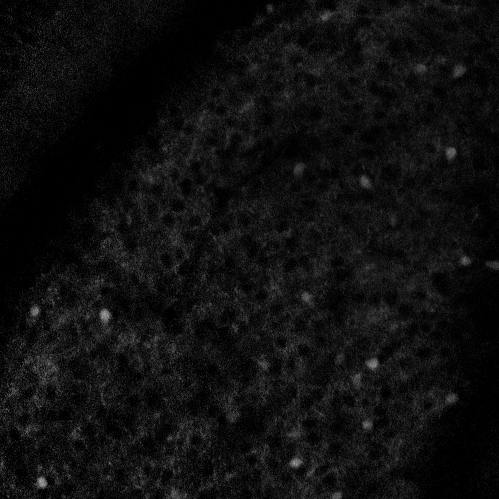
#> input picture TestSection/Stitched_Z280.tif, 998 x 998 px (shown at 1/2 size); its folder holds only this picture in this run
$ python cctn_v2.py   (Python 2 division)   (older library calls are emulated)
#> lines starting #> are read from the running program, lines starting #| are printed output that depends on the picture; after the words box and inside, x2 and y2 are one past the last pixel; in counts of white or black regions, pixels touching at a corner belong together
### cctn/filters/rollingballfilt.py
import numpy as np
import scipy.ndimage as ndi
from scipy.ndimage._ni_support import _normalize_sequence

def rolling_ball_filter(data, ball_radius, spacing=None, top=False, **kwargs):
    """Rolling ball filter implemented with morphology operations

    This implenetation is very similar to that in ImageJ and uses a top hat transform
    with a ball shaped structuring element
    https://en.wikipedia.org/wiki/Top-hat_transform

    Parameters
    ----------
    data : ndarray type uint8
        image data (assumed to be on a regular grid)
    ball_radius : float
        the radius of the ball to roll
    spacing : int or sequence
        the spacing of the image data
    top : bool
        whether to roll the ball on the top or bottom of the data
    kwargs : key word arguments
        these are passed to the ndimage morphological operations

    Returns
    -------
    data_nb : ndarray
        data with background subtracted as uint8
    bg : ndarray
        background that was subtracted from the data
    """
    data = data.astype(np.int16)
    ndim = data.ndim
    if spacing is None:
        spacing = _normalize_sequence(1, ndim)
    else:
        spacing = _normalize_sequence(spacing, ndim)

    radius = np.asarray(_normalize_sequence(ball_radius, ndim))
    mesh = np.array(np.meshgrid(*[np.arange(-r, r + s, s) for r, s in zip(radius, spacing)], indexing="ij"))
    structure = 2 * np.sqrt(2 - ((mesh / radius.reshape(-1, *((1,) * ndim)))**2).sum(0))
    structure[~np.isfinite(structure)] = 0
    if not top:
        # ndi.white_tophat(y, structure=structure, output=background)
        background = ndi.grey_erosion(data, structure=structure, **kwargs)
        background = ndi.grey_dilation(background, structure=structure, **kwargs)
    else:
        # ndi.black_tophat(y, structure=structure, output=background)
        background = ndi.grey_dilation(data, structure=structure, **kwargs)
        background = ndi.grey_erosion(background, structure=structure, **kwargs)

    data_corr = data - background
    data_corr[data_corr<0] = 0

    return data_corr.astype(np.uint8), background.astype(np.uint8)

### cctn/filters/circthresh.py
#============================================================================================
# Circularity Based Thresholding Function
# Author: Gerald M
#
# This function returns the threshold at which the image has the highest mean circularity.
#============================================================================================

import scipy.ndimage
from scipy.optimize import curve_fit
import numpy as np
import math, csv
from multiprocessing import Pool, cpu_count, Array, Manager
from functools import partial
from skimage.measure import regionprops, label
from PIL import Image
import matplotlib.pyplot as plt

def func(x, a, x0, sigma):
    return a*np.exp(-(x-x0)**2/(2*sigma**2))

def circularity(thresh, A, SIZE):
    A_thresh = (A>thresh).astype(int)
    A_thresh = scipy.ndimage.morphology.binary_fill_holes(A_thresh).astype(int)

    #Image.fromarray(A_thresh.astype(float)).save('/Users/gm515/Desktop/temp/circ/'+str(thresh)+'.tif')

    A_label = label(A_thresh, connectivity=A_thresh.ndim)

    # Find circularity
    circfunc = lambda r: (4 * math.pi * r.area) / (r.perimeter * r.perimeter)

    circ = [circfunc(region) for region in regionprops(A_label) if region.area>SIZE and region.area<SIZE*10 and region.perimeter>0]

    if len(circ)>0:
        return np.mean(np.array(circ))
    else:
        return 0.

def circthresh(A,SIZE,THRESHLIM):
    thresh_int = 2
    thresh_all = np.arange(np.min(A),np.max(A),thresh_int)

    # Get mean circularity
    pool = Pool(cpu_count())
    circ_all = np.squeeze(np.array([pool.map(partial(circularity, A=A, SIZE=SIZE), thresh_all)]), axis=0)
    pool.close()
    pool.join()

    # Fit a polynomial and find optimum threshold where circualrity measures are grater than 1
    # func = np.polyfit(thresh_all[circ_all>0], circ_all[circ_all>0], 2)
    # yfit = np.poly1d(func)
    # print yfit(thresh_all[circ_all>0])

    plot = False
    if plot:
        plt.figure()
        plt.plot(thresh_all, circ_all, 'xb')
        plt.plot(thresh_all[circ_all>0], yfit(thresh_all[circ_all>0]), '-r')
        plt.savefig('/Users/gm515/Desktop/test/fig.png')

    #T = thresh_all[np.where(yfit(thresh_all[circ_all>0]) == np.max(yfit(thresh_all[circ_all>0])))]
    T = thresh_all[np.argmax(circ_all>0.8)]

    # If threshold from fit is less than minimum threshold limit, set optimum threshold to minimum
    if T<THRESHLIM:
        T = THRESHLIM

    return T

### cctn/cctn_v2.py
#============================================================================================
# Cell Counting in Target Nuclei Script
# Author: Gerald M
#
# This script performs automated cell counting in anatomical structures of interest, or a
# a stack of TIFFs. It works by first determining an ideal threshold based on the circularity
# of objects. Then by tracking cells/objects over multiple layers to account for oversampling.
# The output provides a list of coordinates for identified cells. This should then be fed
# into the image predictor to confirm whether objects are cells or not.
#
# Version 2 - v2
# This version differes from original by removing all empty rows and columns to further
# crop each image. In addition, a rolling ball background subtration is used to remove
# uneven background and generally help the cell segmentation process.
#
# Instructions:
# 1) Go to the user defined parameters from roughly line 80
# 2) Make changes to those parameters as neccessary
# 3) Execute the code in a Python IDE
#============================================================================================

################################################################################
## Module import
################################################################################

import os, time, numpy, math, json, warnings, csv, sys, collections, cv2
import numpy as np
import nibabel as nib
import matplotlib.pyplot as plt
import scipy.misc as sc
import scipy.ndimage as ndimage
from filters.gaussmedfilt import gaussmedfilt
from filters.medfilt import medfilt
from filters.circthresh import circthresh
from skimage.measure import regionprops, label
from PIL import Image
from skimage import io
from natsort import natsorted
from filters.rollingballfilt import rolling_ball_filter

os.environ['TF_CPP_MIN_LOG_LEVEL']='2'
warnings.simplefilter('ignore', Image.DecompressionBombWarning)
Image.MAX_IMAGE_PIXELS = 1000000000

################################################################################
## Function definitions
################################################################################

def distance(a, b):
    return (a[0] - b[0])**2  + (a[1] - b[1])**2

# [30 lines left out: functions get_children, get_structure, not called in this run]

if __name__ == '__main__':
    ################################################################################
    ## User defined parameters - please fill in the parameters in this section only
    ################################################################################

    # Do you want to use a mask taken from a registered segmentation atlas
    mask = False

    # Do you want to perform over sampling correction?
    # Cells within a radius on successive images will be counted as one cell
    over_sample = True

    # The following is redundant and will be included when considering volume and density
    # xy_res = 10
    # z_res = 5

    # If you are using a mask, input the mask path and the structures you want to count within
    # E.g. 'LGd, LGv, IGL, RT'
    if mask:
        mask_path = '/mnt/TissueCyte80TB/181012_Gerald_KO/ko-Mosaic/SEGMENTATION_RES.tif'
        structure_list = 'LGd'#,LGv,IGL,RT,LP,VPM,VPL,APN,ZI,LD'

    # Input details for the cell morphology
    # Can be left as default values
    size = 85.
    radius = 12.

    # Input the directory path of the TIFF images for counting
    count_path = '../TestSection'

    # Of the images in the above directory, how many will be counted?
    # Number of files [None,None] for all, or [start,end] for specific range
    number_files = [None,None]

    # Do you want to use the custom donut median filter?
    use_medfilt = False

    # For the circularity threshold, what minimum background threshold should be set
    # You can estimate this by loading an image in ImageJ, perform a gaussian filter radius 3, then perform a rolling ball background subtraction radius 8, and choose a threshold which limits remaining background signal
    bg_thresh = 5

    ################################################################################
    ## Initialisation
    ################################################################################

    # Create directory to hold the counts in same folder as the images
    if not os.path.exists(count_path+'/counts'):
        os.makedirs(count_path+'/counts')

    # List of files to count
    count_files = []
    count_files += [each for each in os.listdir(count_path) if each.endswith('.tif')]
    count_files = natsorted(count_files)
    if number_files[0] != None:
        count_files = count_files[number_files[0]-1:number_files[1]]
    print 'Counting in files: '+count_files[0]+' to '+count_files[-1]

    ################################################################################
    ## Retrieving structures IDs
    ################################################################################

    if mask:
        #path = raw_input('NII/TIFF file path (drag-and-drop): ').rstrip()
        file, extension = os.path.splitext(mask_path)
        if extension == '.nii':
            seg = nib.load(mask_path).get_data()
        else:
            seg = io.imread(mask_path)
        print 'Loaded segmentation data'

    ids = []
    acr = []
    if mask:
        anno_file = json.load(open('2017_annotation_structure_info.json'))
        structure_list = [x.strip() for x in structure_list.lower().split(",")]
        for elem in structure_list:
            a, i = get_structure(anno_file['children'], elem)[1:]
            ids.extend(i)
            acr.extend(a)
    else:
        ids.extend('none')
        acr.extend('none')
    print 'Counting in structures: '+str(acr)

    ################################################################################
    ## Counting
    ################################################################################

    tstart = time.time()

    temp = Image.open(count_path+'/'+count_files[0])
#> temp is the input picture: PIL image 998x998 L; min 0, max 199, mean 15
    temp_size = temp.size
    temp = None
    if mask:
        scale = float(temp_size[1])/seg[1].shape[0]

    structure_index = 0

    for name, structure in zip(acr,ids):
        print 'Counting in '+str(name)
        proceed = True

        # Dictionary to store centroids - each key is a new slice number
        total_cells = dict()

        ################################################################################
        ## Obtain crop information for structure if mask required
        ################################################################################
        if mask:
            index = np.array([[],[],[]])
            if structure in seg:
                index = np.concatenate((index, np.array(np.nonzero(structure == seg))), axis=1)
            else:
                proceed = False

            if index.size > 0:
                zmin = int(index[0].min())
                zmax = int(index[0].max())
            else:
                proceed = False
        else:
            zmin = 0
            zmax = len(count_files)

        ################################################################################
        ## Check whether to proceed with the count
        ################################################################################
        if proceed:
            ################################################################################
            ## Loop through slices based on cropped boundaries
            ################################################################################
            for slice_number in range(zmin,zmax):
                # Load image and convert to dtype=float and scale to full 255 range
                image = Image.open(count_path+'/'+count_files[slice_number])
                image = np.array(image).astype(float)
                image = np.multiply(np.divide(image,np.max(image)), 255.)

                # Apply mask if required
                if mask:
                    mask_image = np.array(Image.fromarray(seg[slice_number]).resize(tuple([int(x) for x in temp_size]), Image.NEAREST))
                    mask_image[mask_image!=structure] = 0
                    image[mask_image==0] = 0

                    # Crop image with idx
                    mask_image = image>0
                    idx = np.ix_(mask_image.any(1),mask_image.any(0))
                    mask_image = None
                    row_idx = idx[0].flatten()
                    col_idx = idx[1].flatten()
                    image = image[idx]
                    #Image.fromarray(np.uint8(image)*255).save('/home/gm515/Documents/Temp4/Z_'+str(slice_number)+'.tif')

                # Perform gaussian donut median filter
                if use_medfilt:
                    image = gaussmedfilt(image, 3, 1.5)
                else:
                    image = ndimage.gaussian_filter(image, sigma=(3, 3))

                if image.shape[0] != 0 and np.max(image) != 0.:
                    #image = np.multiply(np.divide(image, np.max(image)), 255.)
                    # Perform rolling ball background subtraction to remove uneven background signal
                    image, background = rolling_ball_filter(np.uint8(image), 8)
#> in rolling_ball_filter, `background = ndi.grey_erosion(data, structure=structure, **kwargs)`:
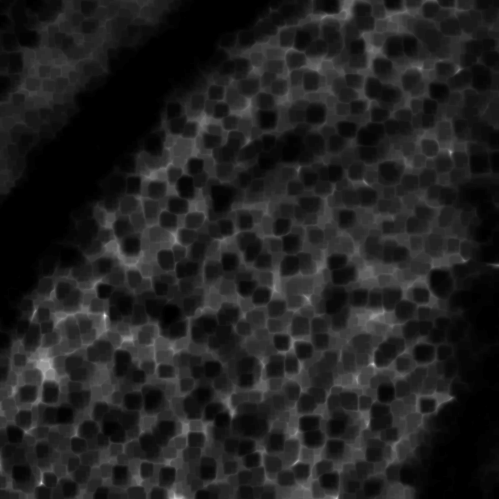
#> background: shape (998, 998) int16 (shown at 1/2 size); min -2, max 79, mean 8.8; drawn with min black and max white
#> in rolling_ball_filter, `background = ndi.grey_dilation(background, structure=structure, **kwar..`:
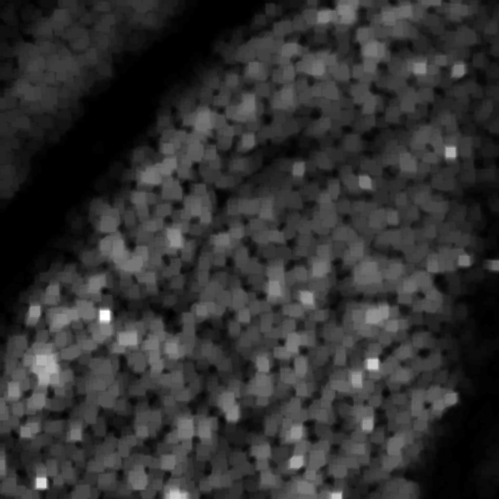
#> background: shape (998, 998) int16 (shown at 1/2 size); min 0, max 81, mean 15.8; drawn with min black and max white
#> in rolling_ball_filter, `data_corr[data_corr<0] = 0`:
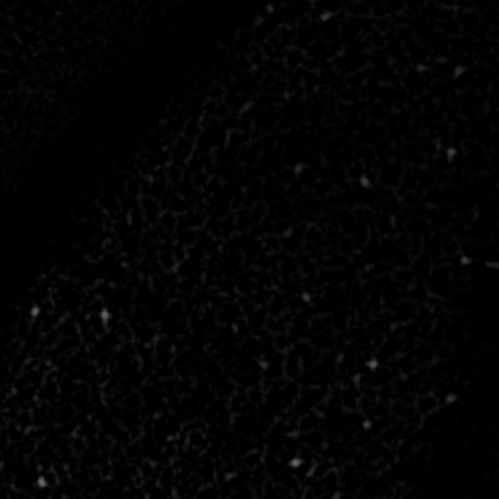
#> data_corr: shape (998, 998) int16 (shown at 1/2 size); min 0, max 107, mean 3
                    #Image.fromarray(image).save('/home/gm515/Documents/Temp3/Z_'+str(slice_number+1)+'.tif')

                    # Perform circularity threshold
                    image = image>circthresh(image,size,bg_thresh)
#> in circthresh, `circ_all = np.squeeze(np.array([pool.map(partial(circularity, A=A, SIZ..`: circ_all = 54 values, max 1.03 at index 38, min 0 at index 42, mean 0.688
#> in circthresh, `T = thresh_all[np.argmax(circ_all>0.8)]`: T = 18
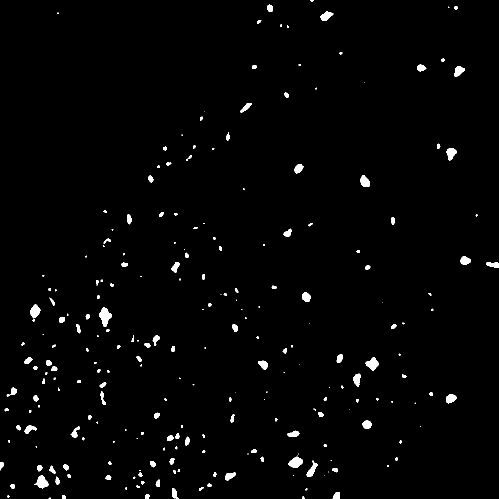
#> image: shape (998, 998) bool (shown at 1/2 size); 1.6% white; 238 white regions (92 under 20 px), largest, box (x1, y1, x2, y2) and area: (198, 615, 224, 654) 563, (577, 913, 606, 936) 438, (69, 951, 97, 977) 424
                    #Image.fromarray(np.uint8(image)*255).save('/home/gm515/Documents/Temp3/Z_'+str(slice_number+1)+'.tif')

                    # Remove objects smaller than chosen size
                    image_label = label(image, connectivity=image.ndim)
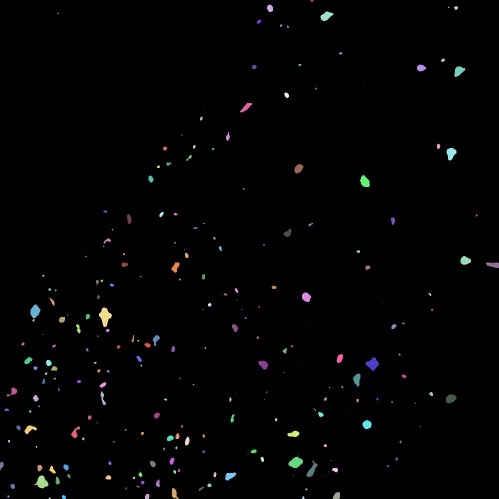
#> image_label: shape (998, 998) int32 (shown at 1/2 size); 239 distinct labels, from 0 to 238; one colour per label, 0 black

                    circfunc = lambda r: (4 * math.pi * r.area) / ((r.perimeter * r.perimeter) + 0.00000001)

                    # Centroids returns (row, col) so switch over
                    circ = [circfunc(region) for region in regionprops(image_label)]
#> circ = 238 values, max 2.51e+09 at index 53, min 0.403 at index 143, mean 116159730
                    areas = [region.area for region in regionprops(image_label)]
#> areas = 238 values, max 563 at index 85, min 1 at index 15, mean 65.53
                    labels = [region.label for region in regionprops(image_label)]
#> labels = 238 values from 1 to 238
                    centroids = [region.centroid for region in regionprops(image_label)]
#> centroids = 238 pairs, first value 0.875 to 996.2, second value 2.6 to 986.1

                    # Convert coordinate of centroid to coordinate of whole image if mask was used
                    if mask:
                        coordfunc = lambda celly, cellx : (row_idx[celly], col_idx[cellx])

                        # (row, col) or (y, x)
                        centroids = [coordfunc(int(c[0]), int(c[1])) for c in centroids]

                    #image = np.full(image.shape, False)

                    # Threshold the objects based on size and circularity and store centroids
                    cells = []
                    for i, _ in enumerate(areas):
                        if areas[i] > size/2.5 and areas[i] < size*10 and circ[i] > 0.65:
                            # (row, col) centroid
                            # So flip the order for (col, row) as (x, y)
                            cells.append(centroids[i][::-1])
#> after the loop, cells = 94 pairs, first value 2.6 to 930.2, second value 15.38 to 993.8
                            #image += image_label==labels[i]
                else:
                    cells = []

                total_cells.update({slice_number : cells})

                sys.stdout.write("\r%d%%" % int(100*np.float(slice_number-zmin)/(zmax-zmin)))
                sys.stdout.flush()

                #image = image>0 # Create image if needed
                #Image.fromarray(np.uint8(image)*255).save('/home/gm515/Documents/Temp4/Z_'+str(slice_number)+'.tif')

            # Sort the dictionary so key are in order
            total_cells = collections.OrderedDict(sorted(total_cells.items()))
#> total_cells = 1 item

            # Peform correction for overlap
            if over_sample:
                print 'Correcting for oversampling'
#> (the run stopped early here; a loop or call above may not have finished)

$ run again, on TestSection/Stitched_Z284.tif
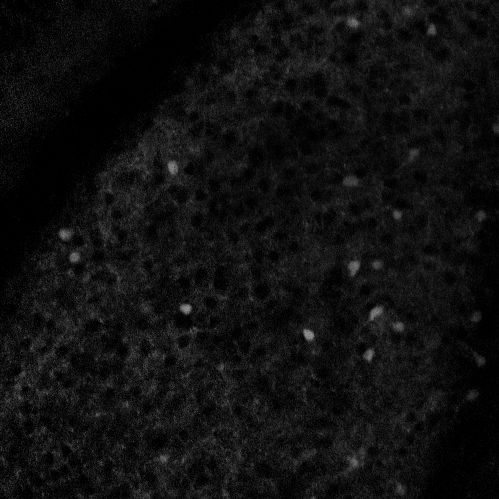
#> input picture TestSection/Stitched_Z284.tif, 998 x 998 px (shown at 1/2 size)
#> temp is the input picture: PIL image 998x998 L; min 0, max 189, mean 15.8
#> in rolling_ball_filter, `data_corr[data_corr<0] = 0`:
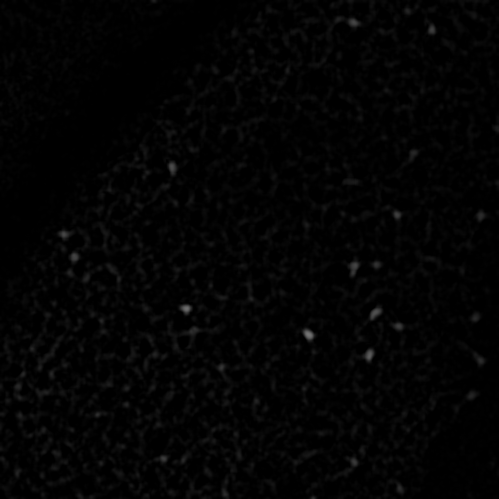
#> data_corr: shape (998, 998) int16 (shown at 1/2 size); min 0, max 118, mean 3.2
#> circ_all = 59 values, max 0.997 at index 48, min 0 at index 51, mean 0.759
#> T = 18
#> `image_label = label(image, connectivity=image.ndim)`:
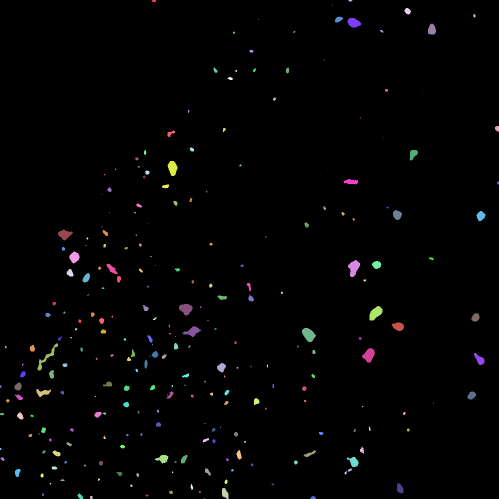
#> image_label: shape (998, 998) int32 (shown at 1/2 size); 259 distinct labels, from 0 to 258; one colour per label, 0 black
#> circ = 258 values, max 2.51e+09 at index 2, min 0.181 at index 125, mean 82801668.2
#> areas = 258 values, max 507 at index 114, min 1 at index 20, mean 68.78
#> labels = 258 values from 1 to 258
#> centroids = 258 pairs, first value 0.85 to 997, second value 0.8 to 995.8
#> after the loop `for i, _ in enumerate(areas):`: cells = 112 pairs, first value 4.79 to 994, second value 21.93 to 995
#> total_cells = 1 item
